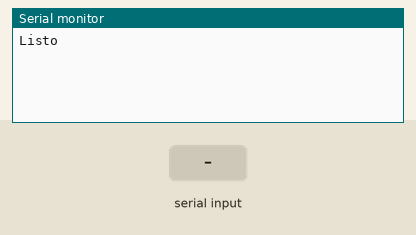
Bench run of a sketch on a simulated Arduino Uno, built with avr-gcc and run on an emulated ATmega328P. Parts: the last lines printed to the serial monitor. The inputs (shaded band) are chosen by the test bench.

Above: at 1.2 s.
1.3 s: "1" received over the second serial link
At 2.2 s:
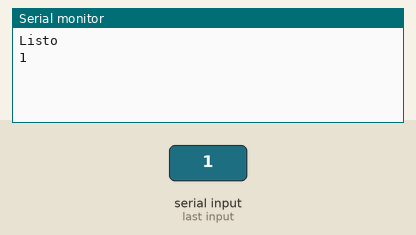
2.8 s: "0" received over the second serial link
At 3.3 s:
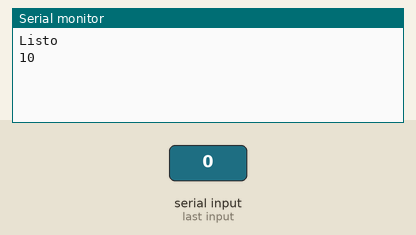

Measured:
- after the input at 1.3 s, the serial monitor: prints a new line at once (image 1)
- after the input at 2.8 s, the serial monitor: prints a new line at once (image 2)

The sketch:

Configuracion_BT_hc_06.ino
```cpp
//Programa para la configuración del módulo bluetooth HC-06.
//

#include <SoftwareSerial.h>

SoftwareSerial miBT(2, 3); //RX, TX (de la placa Arduino)
                           //Rx va con TX del módulo
                           //TX va con RX del módulo

void setup() {
  Serial.begin(9600);
  Serial.println("Listo"); //Para comprobar si el puerto serial funciona
  miBT.begin(9600);

}
void loop() {
    //miBT.println("hola");

  if (miBT.available())   //Lee BT y envía a Arduino.
  Serial.write(miBT.read());

  if (Serial.available())
  miBT.write(Serial.read());   //Lee Arduino y envía a BT.
}
```
